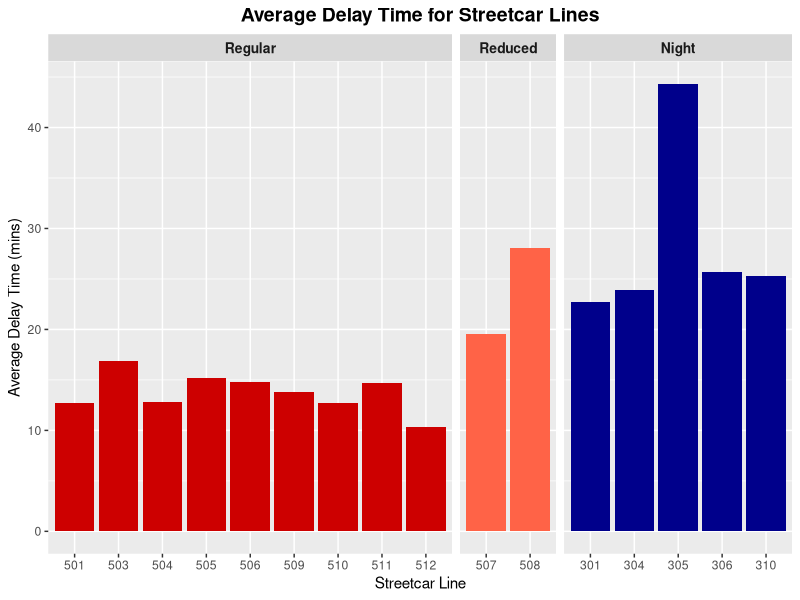
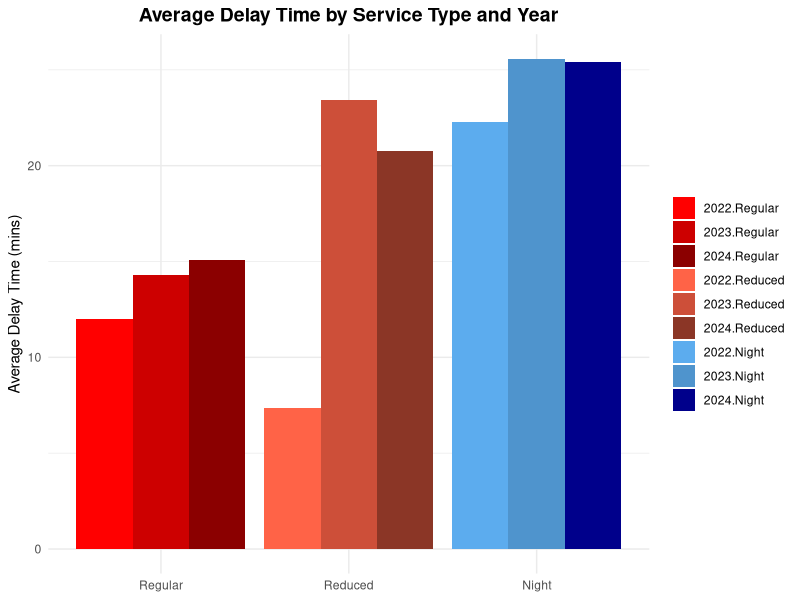
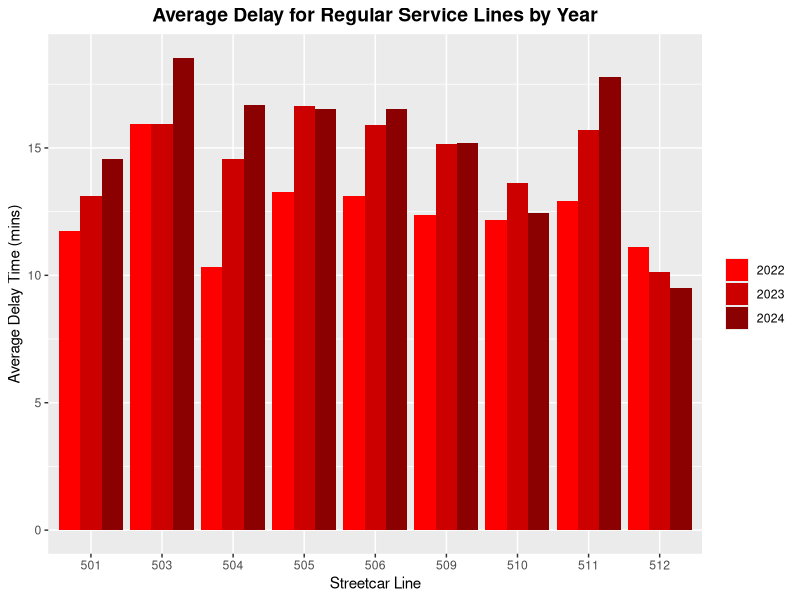
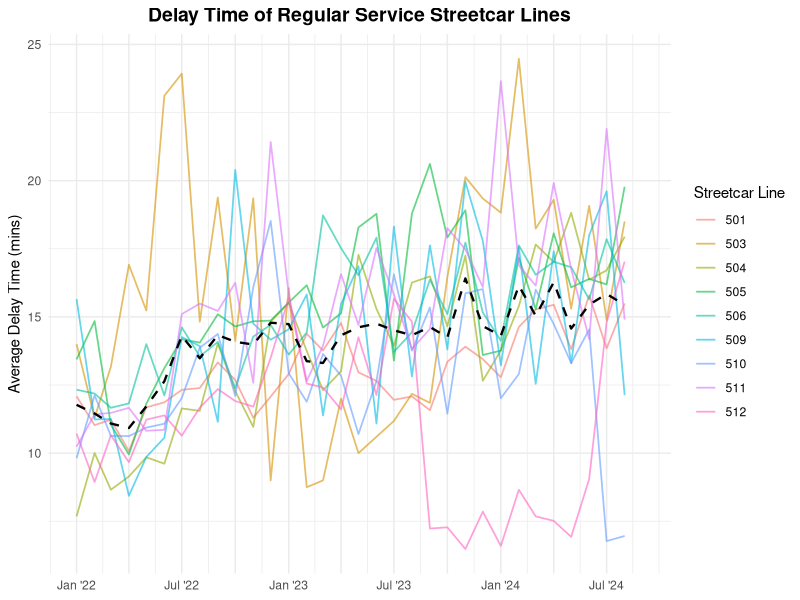
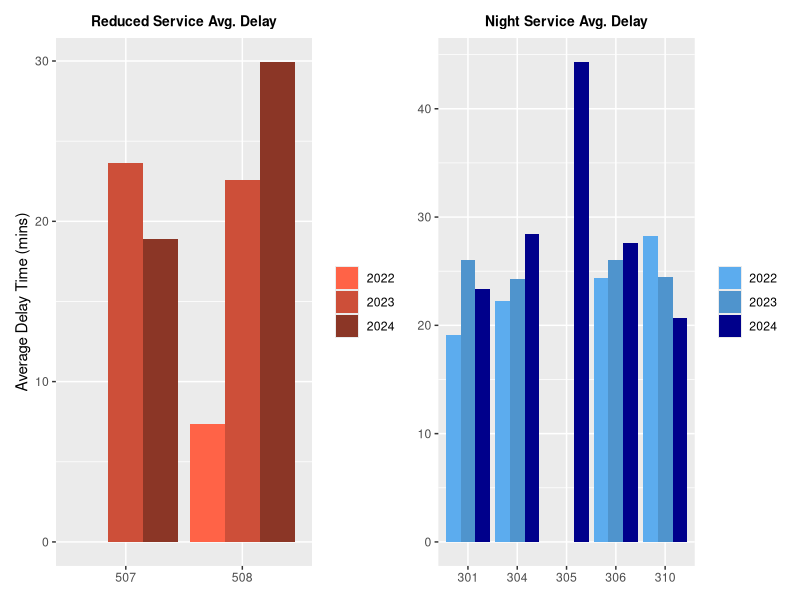
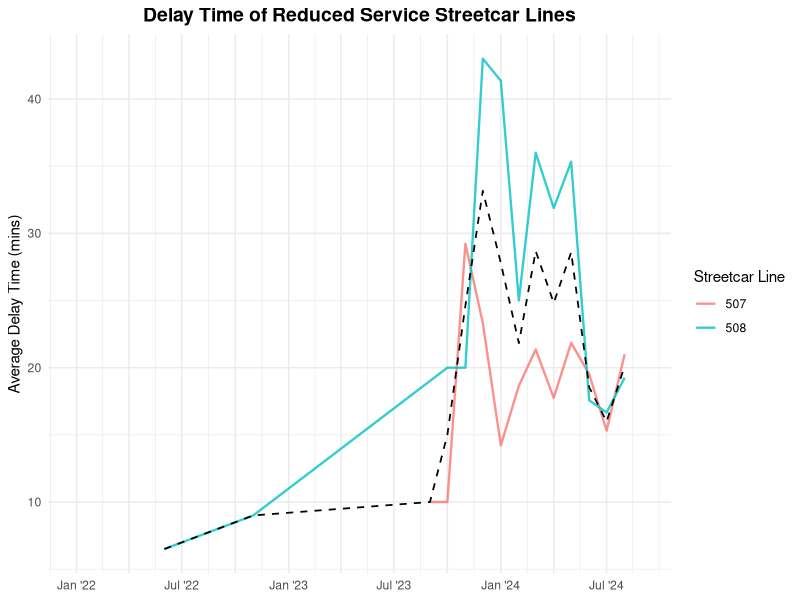
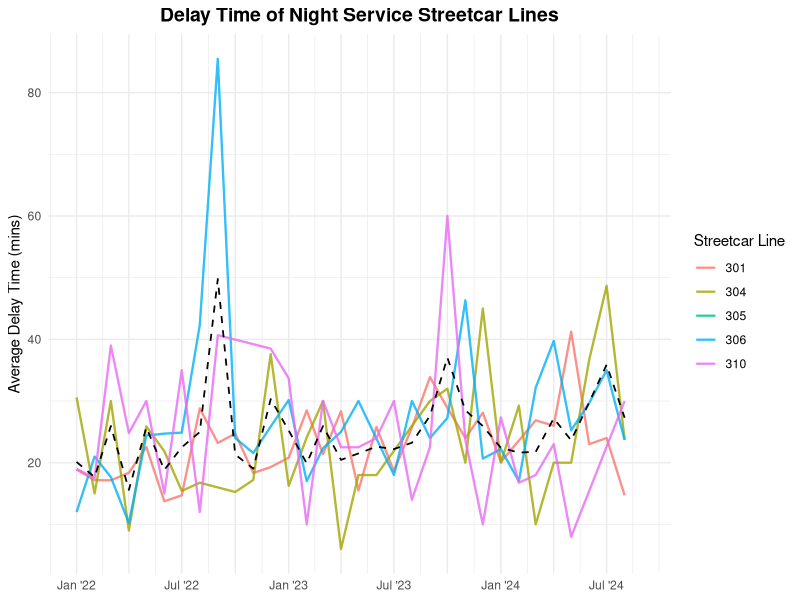
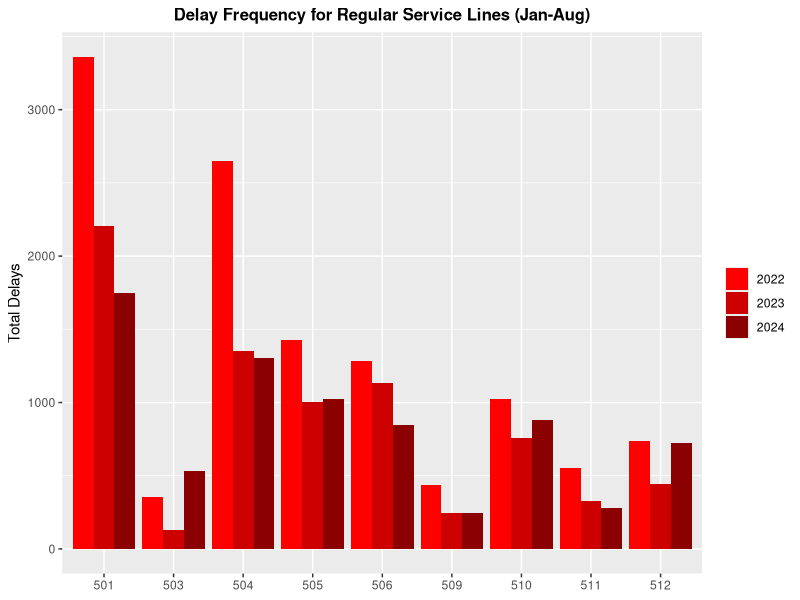

Reproduce these figures in R, in order.
## ---- chunk 1
#| include: false
#| warning: false
#| message: false
#| echo: false

library(tidyverse)
library(knitr)
library(dplyr)
library(lubridate)
library(patchwork)
library(ggplot2)
## ---- chunk 2
#| label: fig-1
#| fig-cap: Summary of Streetcar Delay Data 2022-2024
#| echo: false

# Read data and display a summary with head().
streetcar_data <- read_csv("../data/analysis_data/delaydata.csv", show_col_types = FALSE)
kable(head(streetcar_data), 
  format = "pipe")
## ---- chunk 3
#| label: fig-2
#| echo: false
# Table with number of delay observations by year.
delays_by_year <- streetcar_data %>%
  mutate(year = year(date)) %>% 
  count(year)                   
kable(delays_by_year, 
  caption = "Number of Delay Observations by Year")

# Table with the number of delay observations by service type
delays_by_service_type <- streetcar_data %>%
  count(service_type)
kable(delays_by_service_type, 
  caption = "Number of Delay Observations by Service Type")
## ---- chunk 4
#| label: fig-3
#| echo: false
#| results: asis

# Extract summary statistics
min_delay_summary <- summary(streetcar_data$min_delay)
min_delay_table <- data.frame(
  Statistic = c("Min.", "1st Qu.", "Median", "Mean", "3rd Qu.", "Max."),
  Value = as.numeric(min_delay_summary[c(1, 2, 3, 4, 5, 6)]))

# Display the formatted summary table
kable(min_delay_table,
  booktabs = TRUE,
)

# Summary by Service Type
service_type_summary <- streetcar_data %>%
  group_by(service_type) %>%
  summarize(
    mean_delay = round(mean(min_delay), 1),
    median_delay = median(min_delay),
    sd_delay = round(sd(min_delay), 1),
    minimum_delay = min(min_delay),
    maximum_delay = max(min_delay)
  )

kable(service_type_summary,
      booktabs = TRUE,
  caption = "Min. Delay Summary by Service Type")


year_summary <- streetcar_data %>%
  group_by(year = year(date)) %>%
  summarize(
    mean_delay = round(mean(min_delay), 1),
    median_delay = median(min_delay),
    sd_delay = round(sd(min_delay), 1),
    minimum_delay = min(min_delay),
    maximum_delay = max(min_delay)
  )

kable(year_summary,
      booktabs = TRUE,
  caption = "Min Delay Summary by Year")

## ---- chunk 5
#| label: fig-avg1
#| fig-cap: Average delay time for streetcar lines, sorted by service type.
#| echo: false

# Calculate the average delay for each line 
avg_delay_data <- streetcar_data %>%
  group_by(line, service_type) %>%
  summarize(avg_delay = mean(min_delay), .groups = 'drop')

# Reorder service_type to put "Regular" first and "Night" last
avg_delay_data$service_type <- factor(avg_delay_data$service_type, levels = c("Regular", "Reduced", "Night"))

# Bar graph it
ggplot(avg_delay_data, aes(x = as.factor(line), y = avg_delay, fill = service_type)) +
  geom_bar(stat = "identity") +
  labs(title = "Average Delay Time for Streetcar Lines",
    x = "Streetcar Line", y = "Average Delay Time (mins)") +
  scale_fill_manual(values = c("Regular" = "red3", "Reduced" = "tomato", "Night" = "blue4")) +
  theme(
    plot.title = element_text(hjust = 0.5, size = 14, face = "bold"),
        strip.text = element_text(size = 10, face = "bold"),
        legend.position = "none") +
  facet_grid(~ service_type, scales = "free_x", space = "free")
## ---- chunk 6
#| label: fig-avg2
#| fig-cap: Average delay time for streetcars by service type, per year.
#| echo: false

# Calculate the average delay for each service type and year
avg_delay_by_year <- streetcar_data %>%
  mutate(year = year(date)) %>%  
  group_by(service_type, year) %>%
  summarize(avg_delay = mean(min_delay), .groups = 'drop')

# Reorder service_type to put "Regular" first and "Night" last
avg_delay_by_year$service_type <- factor(avg_delay_by_year$service_type, levels = c("Regular", "Reduced", "Night"))
# Create a new variable that combines year and service type for unique colours
avg_delay_by_year$year_service <- interaction(avg_delay_by_year$year, avg_delay_by_year$service_type)

ggplot(avg_delay_by_year, aes(x = service_type, y = avg_delay, fill = year_service)) +
  geom_bar(stat = "identity", position = "dodge") +
  labs(
    title = "Average Delay Time by Service Type and Year",
    x = NULL, y = "Average Delay Time (mins)") +
  scale_fill_manual(
    values = c(
      "2022.Regular" = "red1", "2022.Reduced" = "tomato1", "2022.Night" = "steelblue2",
      "2023.Regular" = "red3", "2023.Reduced" = "tomato3", "2023.Night" = "steelblue3",
      "2024.Regular" = "red4", "2024.Reduced" = "tomato4", "2024.Night" = "blue4"
    ),  
    name = NULL) +
  theme_minimal() +
  theme(
    plot.title = element_text(hjust = 0.5, size = 14, face = "bold"),
    legend.position = "right")
## ---- chunk 7
#| label: fig-avg3
#| fig-cap: Average delay time for regular service streetcars, per year.
#| echo: false
 
# Filter data for regular service, and calculate the average delay for each line and year
regular_data <- streetcar_data %>%
  filter(service_type == "Regular") %>%
  mutate(year = year(date)) %>% 
  group_by(line, year)

avg_delay_regular <- regular_data %>% summarize(avg_delay = mean(min_delay), .groups = 'drop')

# Bar graph with 3 bars for each line per year.
ggplot(avg_delay_regular, aes(x = as.factor(line), y = avg_delay, fill = as.factor(year))) +
  geom_bar(stat = "identity", position = "dodge") +
  labs(
    title = "Average Delay for Regular Service Lines by Year",
    x = "Streetcar Line", y = "Average Delay Time (mins)") +
  scale_fill_manual(
    values = c("2022" = "red1", "2023" = "red3", "2024" = "red4"),
    name = NULL) +
  theme(
    plot.title = element_text(hjust = 0.5, size = 14, face = "bold"),
    legend.position = "right")
## ---- chunk 8
#| label: fig-avg4
#| fig-cap: Average delay time for regular service streetcars over time.
#| echo: false

# Get the month_year to plot as x-axis, and calculate average delay over time
reg_delay_over_time <- regular_data %>%
  mutate(month_year = as.Date(format(date, "%Y-%m-01"))) %>%
  mutate(month_year = case_when(month_year == as.Date("2024-09-01") ~ as.Date("2024-08-01"),
      TRUE ~ month_year)
  ) %>%
  group_by(line, month_year) %>%
  summarize(avg_delay = mean(min_delay), .groups = 'drop')

# Calculate the overall average delay for each month-year across all lines
overall_reg_delay <- reg_delay_over_time %>%
  group_by(month_year) %>%
  summarize(overall_reg_delay = mean(avg_delay))

# Merge overall average with the filtered data
avg_delay_with_overall <- reg_delay_over_time %>%
  left_join(overall_reg_delay, by = "month_year")

# Line graph showing average delay over time for each regular streetcar line
ggplot(avg_delay_with_overall, aes(x = month_year, y = avg_delay, colour = as.factor(line))) +
  geom_line(linewidth = 0.6, alpha = 0.6) +
  geom_line(aes(y = overall_reg_delay), linetype = "dashed", color = "black", linewidth = 0.8) +  # Overall average delay line
  labs(
    title = "Delay Time of Regular Service Streetcar Lines",
    x = NULL, y = "Average Delay Time (mins)",
    colour = "Streetcar Line") +
  scale_x_date(limits = c(as.Date("2022-01-01"), as.Date("2024-09-01")),
               breaks = seq(as.Date("2022-01-01"), as.Date("2024-09-01"), by = "3 months"),
              labels = c("Jan '22", "", "Jul '22", "", "Jan '23", "", "Jul '23", "", "Jan '24", "", "Jul '24")) +
  theme_minimal() +
  theme(
    plot.title = element_text(hjust = 0.5, size = 14, face = "bold"))
## ---- chunk 9
#| label: fig-avg5
#| fig-cap: Average delay time for reduced and night service streetcars, per year.
#| echo: false

# Same process as above code chunk
# Reduced
reduced_data <- streetcar_data %>%
  filter(service_type == "Reduced") %>%
  mutate(year = year(date)) %>% 
  group_by(line, year)

avg_delay_reduced <- reduced_data %>%
  summarize(avg_delay = mean(min_delay), .groups = 'drop') %>%
  # Ensure all combinations of line and year are present
  complete(line = c(507, 508), year = c(2022, 2023, 2024), fill = list(avg_delay = 0))


reduced_plot <- ggplot(avg_delay_reduced, aes(x = as.factor(line), y = avg_delay, fill = as.factor(year))) +
  geom_bar(stat = "identity", position = "dodge") +
  labs(
    title = "Reduced Service Avg. Delay",
    x = NULL, y = "Average Delay Time (mins)") +
  scale_fill_manual(
    values = c("2022" = "tomato1", "2023" = "tomato3", "2024" = "tomato4"),
    name = NULL) +
  theme(
    plot.title = element_text(hjust = 0.5, size = 10, face = "bold"),
    legend.position = "right")

# Night
night_data <- streetcar_data %>%
  filter(service_type == "Night") %>%
  mutate(year = year(date)) %>% 
  group_by(line, year)

avg_delay_night <- night_data %>%
  summarize(avg_delay = mean(min_delay), .groups = 'drop') %>%
  # Ensure all combinations of line and year are present
  complete(line = c(301, 304, 305, 306, 310), year = c(2022, 2023, 2024), fill = list(avg_delay = 0))


night_plot <- ggplot(avg_delay_night, aes(x = as.factor(line), y = avg_delay, fill = as.factor(year))) +
  geom_bar(stat = "identity", position = "dodge") +
  labs(
    title = "Night Service Avg. Delay",
    x = NULL, y = NULL) +
  scale_fill_manual(
    values = c("2022" = "steelblue2", "2023" = "steelblue3", "2024" = "blue4"),
    name = NULL) +
  theme(
    plot.title = element_text(hjust = 0.5, size = 10, face = "bold"),
    legend.position = "right")

print(reduced_plot + night_plot + plot_layout(ncol = 2))
## ---- chunk 10
#| label: fig-avg6
#| fig-cap: Average delay time for reduced service streetcars over time.
#| echo: false

# Same as avg-delay-4
red_delay_over_time <- reduced_data %>%
  mutate(month_year = as.Date(format(date, "%Y-%m-01"))) %>%
  mutate(month_year = case_when(month_year == as.Date("2024-09-01") ~ as.Date("2024-08-01"),
      TRUE ~ month_year)
  ) %>%
  group_by(line, month_year) %>%
  summarize(avg_delay = mean(min_delay), .groups = 'drop')

overall_red_delay <- red_delay_over_time %>%
  group_by(month_year) %>%
  summarize(overall_red_delay = mean(avg_delay))

red_delay_with_overall <- red_delay_over_time %>%
  left_join(overall_red_delay, by = "month_year")

ggplot(red_delay_with_overall, aes(x = month_year, y = avg_delay, colour = as.factor(line))) +
  geom_line(size = 0.8, alpha = 0.8) +
  geom_line(aes(y = overall_red_delay), linetype = "dashed", color = "black", size = 0.6) + 
  labs(
    title = "Delay Time of Reduced Service Streetcar Lines",
    x = NULL, y = "Average Delay Time (mins)",
    colour = "Streetcar Line") +
  scale_x_date(limits = c(as.Date("2022-01-01"), as.Date("2024-09-01")),
               breaks = seq(as.Date("2022-01-01"), as.Date("2024-09-01"), by = "3 months"),
              labels = c("Jan '22", "", "Jul '22", "", "Jan '23", "", "Jul '23", "", "Jan '24", "", "Jul '24")) +
  theme_minimal() +
  theme(
    plot.title = element_text(hjust = 0.5, size = 14, face = "bold"))
## ---- chunk 11
#| label: fig-avg7
#| fig-cap: Average delay time for night service streetcars over time.
#| echo: false

# Same as avg-delay-4
n_delay_over_time <- night_data %>%
  mutate(month_year = as.Date(format(date, "%Y-%m-01"))) %>%
  mutate(month_year = case_when(month_year == as.Date("2024-09-01") ~ as.Date("2024-08-01"),
      TRUE ~ month_year)
  ) %>%
  group_by(line, month_year) %>%
  summarize(avg_delay = mean(min_delay), .groups = 'drop')

overall_n_delay <- n_delay_over_time %>%
  group_by(month_year) %>%
  summarize(overall_n_delay = mean(avg_delay))

n_delay_with_overall <- n_delay_over_time %>%
  left_join(overall_n_delay, by = "month_year")

ggplot(n_delay_with_overall, aes(x = month_year, y = avg_delay, colour = as.factor(line))) +
  geom_line(size = 0.8, alpha = 0.8) +
  geom_line(aes(y = overall_n_delay), linetype = "dashed", color = "black", size = 0.6) + 
  labs(
    title = "Delay Time of Night Service Streetcar Lines",
    x = NULL, y = "Average Delay Time (mins)",
    colour = "Streetcar Line") +
  scale_x_date(limits = c(as.Date("2022-01-01"), as.Date("2024-09-01")),
               breaks = seq(as.Date("2022-01-01"), as.Date("2024-09-01"), by = "3 months"),
              labels = c("Jan '22", "", "Jul '22", "", "Jan '23", "", "Jul '23", "", "Jan '24", "", "Jul '24")) +
  theme_minimal() +
  theme(
    plot.title = element_text(hjust = 0.5, size = 14, face = "bold"))
## ---- chunk 12
#| label: fig-freq1
#| fig-cap: Total delays in January-August for regular service lines by year.
#| echo: false

# Keep only January to August
delay_freq_regular1to8 <- regular_data %>%
  filter(month(date) %in% 1:8) %>% summarize(delay_freq = n(), .groups = 'drop')

# Calculate the average delay frequency for each line and year within the filtered period
ggplot(delay_freq_regular1to8, aes(x = as.factor(line), y = delay_freq, fill = as.factor(year))) +
  geom_bar(stat = "identity", position = "dodge") +
  labs(
    title = "Delay Frequency for Regular Service Lines (Jan-Aug)",
    x = NULL, y = "Total Delays") +
  scale_fill_manual(
    values = c("2022" = "red1", "2023" = "red3", "2024" = "red4"),
    name = NULL) +
  theme(
    plot.title = element_text(hjust = 0.5, size = 12, face = "bold"),
    legend.position = "right")
## ---- chunk 13
#| label: fig-freq2
#| fig-cap: Total delays in January-August for reduced and night service lines by year.
#| echo: false

# Same code as above
# Reduced
delay_freq_reduced1to8 <- reduced_data %>%
  filter(month(date) %in% 1:8) %>% summarize(delay_freq = n(), .groups = 'drop') %>% 
  # Ensure all combinations of line and year are present
  complete(line = c(507, 508), year = c(2022, 2023, 2024), fill = list(delay_freq = 0))

reduced_plot2 <- ggplot(delay_freq_reduced1to8, aes(x = as.factor(line), y = delay_freq, fill = as.factor(year))) +
  geom_bar(stat = "identity", position = "dodge") +
  labs(
    title = "Reduced Service Delays (Jan-Aug)",
    x = NULL, y = "Total Delays") +
  scale_fill_manual(
    values = c("2022" = "tomato1", "2023" = "tomato3", "2024" = "tomato4"),
    name = NULL) +
  theme(
    plot.title = element_text(hjust = 0.5, size = 10, face = "bold"),
    legend.position = "right")

# Night
delay_freq_night1to8 <- night_data %>%
  filter(month(date) %in% 1:8) %>% summarize(delay_freq = n(), .groups = 'drop') %>% 
  complete(line = c(301, 304, 305, 306, 310), year = c(2022, 2023, 2024), fill = list(delay_freq = 0))

night_plot2 <- ggplot(delay_freq_night1to8, aes(x = as.factor(line), y = delay_freq, fill = as.factor(year))) +
  geom_bar(stat = "identity", position = "dodge") +
  labs(
    title = "Night Service Delays (Jan-Aug)",
    x = NULL, y = NULL) +
  scale_fill_manual(
    values = c("2022" = "steelblue2", "2023" = "steelblue3", "2024" = "blue4"),
    name = NULL) +
  theme(
    plot.title = element_text(hjust = 0.5, size = 10, face = "bold"),
    legend.position = "right")

print(reduced_plot2 + night_plot2 + plot_layout(ncol = 2))
## ---- chunk 14
#| echo: false
# Extract hour, day of the week, month for regular streetcar rides.
reg_time_data <- streetcar_data %>% filter(service_type == "Regular") %>%
  mutate(hour = hour(date), 
    day_of_week = wday(date, label = TRUE),
    month = factor(format(date, "%b"), levels = month.abb),
    year = year(date))
reg_time_data <- reg_time_data %>% filter(!(reg_time_data$month == 'Sep' & reg_time_data$year == 2024))
## ---- chunk 15
#| label: fig-time1
#| fig-cap: Total number of regular service delays by month.
#| echo: false

ggplot(reg_time_data, aes(x = as.factor(month), fill = as.factor(year))) +
    geom_bar() +
    labs(
      title = "Regular Service Delays by Month",
      x = NULL, y = "# of Delays",
      fill = NULL) +
    scale_fill_manual(values = c("2022" = "red1", "2023" = "red3", "2024" = "red4")) +
    theme_minimal() +
    theme(
      plot.title = element_text(hjust = 0.5, size = 14, face = "bold"))

## ---- chunk 16
#| label: fig-time2
#| fig-cap: Average length of regular service delays by month.
#| echo: false

# Plot average delay time by month
ggplot(reg_time_data, aes(x = month, y = min_delay, fill = as.factor(year))) +
  stat_summary(fun = "mean", geom = "bar", position = "dodge") +
  labs(
    title = "Average Delay Time for Regular Service by Month",
    x = NULL, 
    y = "Average Delay Time (Minutes)",
    fill = NULL
  ) +
  scale_fill_manual(values = c("2022" = "red1", "2023" = "red3", "2024" = "red4")) +
  theme_minimal() +
  theme(
    plot.title = element_text(hjust = 0.5, size = 14, face = "bold"))
## ---- chunk 17
#| label: fig-time3
#| fig-cap: Total number of service delays by day of week.
#| echo: false

# Plot for day of week
ggplot(reg_time_data, aes(x = day_of_week, fill = as.factor(year))) +
    geom_bar() +
    labs(title = "Regular Service Delays by Day of Week",
      x = NULL, y = "# of Delays",
      fill = NULL) +
    scale_fill_manual(values = c("2022" = "red1", "2023" = "red3", "2024" = "red4")) +
    theme(
      plot.title = element_text(hjust = 0.5, size = 14, face = "bold"))
## ---- chunk 18
#| label: fig-time4
#| fig-cap: Average length of regular service delays by day of week.
#| echo: false

ggplot(reg_time_data, aes(x = day_of_week, y = min_delay, fill = as.factor(year))) +
  stat_summary(fun = "mean", geom = "bar", position = "dodge") +
  labs(
    title = "Average Delay Time for Regular Service by Day of Week",
    x = "Day of Week", 
    y = "Average Delay Time (Minutes)",
    fill = "Year"
  ) +
  scale_fill_manual(values = c("2022" = "red1", "2023" = "red3", "2024" = "red4")) +
  theme_minimal() +
  theme(
    plot.title = element_text(hjust = 0.5, size = 14, face = "bold"))

## ---- chunk 19
#| label: fig-time5
#| fig-cap: Total number of regular service delays by hour of the day.
#| echo: false

# Plot for hour of the day
ggplot(reg_time_data, aes(x = as.factor(hour), fill = as.factor(year))) +
    geom_bar() +
    labs(
      title = "Regular Service Delays by Hour of the Day",
      x = "Hour of Day", y = "# of Delays",
      fill = NULL) +
    scale_fill_manual(values = c("2022" = "red1", "2023" = "red3", "2024" = "red4")) +
    theme_minimal() +
    theme(
      plot.title = element_text(hjust = 0.5, size = 14, face = "bold"))

## ---- chunk 20
#| label: fig-time6
#| fig-cap: Total number of night service delays by hour of the day.
#| echo: false

night_time_data <- streetcar_data %>% filter(service_type == "Night") %>%
  mutate(hour = hour(date), 
    day_of_week = wday(date, label = TRUE),
    month = factor(format(date, "%b"), levels = month.abb),
    year = year(date)) 

night_time_data <- night_time_data %>% filter(!(night_time_data$month == 'Sep' 
                                                & night_time_data$year == 2024)) %>% complete(hour = 0:23, 
                                                                                              fill = list(count = 0))
ggplot(night_time_data, aes(x = as.factor(hour), fill = as.factor(year))) +
    geom_bar() +
    labs(
      title = "Night Service Delays by Hour of the Day",
      x = "Hour of Day", y = "# of Delays",
      fill = NULL) +
    scale_fill_manual(values = c("2022" = "steelblue2", "2023" = "steelblue3", "2024" = "blue4")) +
    theme_minimal() +
    theme(
      plot.title = element_text(hjust = 0.5, size = 14, face = "bold"), 
      legend.position = "none")

## ---- chunk 21
#| label: fig-time7
#| fig-cap: Average length of regular service delays by hour.
#| echo: false

ggplot(reg_time_data, aes(x = as.factor(hour), y = min_delay, fill = as.factor(year))) +
  stat_summary(fun = "mean", geom = "bar", position = "dodge") +
  labs(
    title = "Average Delay Time for Regular Service by Hour",
    x = "Hour of Day", 
    y = "Average Delay Time (Minutes)",
    fill = "Year"
  ) +
  scale_fill_manual(values = c("2022" = "red1", "2023" = "red3", "2024" = "red4")) +
  theme_minimal() +
  theme(
    plot.title = element_text(hjust = 0.5, size = 14, face = "bold"),
    axis.text.x = element_text(angle = 0, hjust = 0.5)
  )
